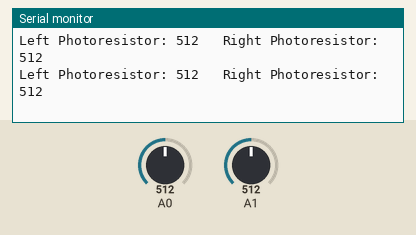
Simulated run of this sketch. Board: Arduino Uno, built with avr-gcc and run on an emulated ATmega328P. Shown: the last lines printed to the serial monitor. The inputs (shaded band) are chosen by the test bench; at power-on: A0 = 512, A1 = 512.

Above: at 1.8 s.
1.9 s: A0 set to 716
At 2.8 s:
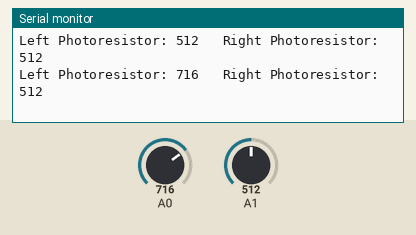
3.4 s: A1 set to 716
At 4.7 s:
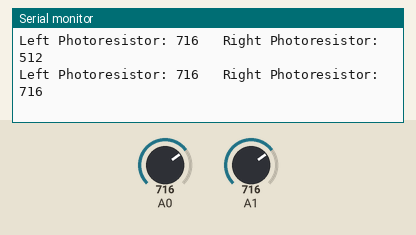
4.9 s: A0 set to 900
At 5.7 s:
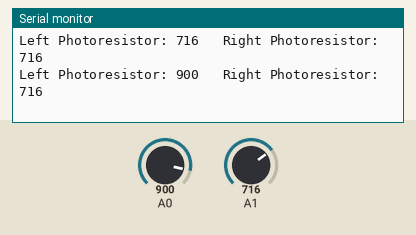
6.4 s: A1 set to 900
At 7.8 s:
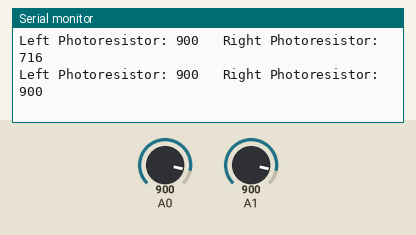
Timing chart, 0 to 8.9 s (numbered marks = the images above; inputs shaded):
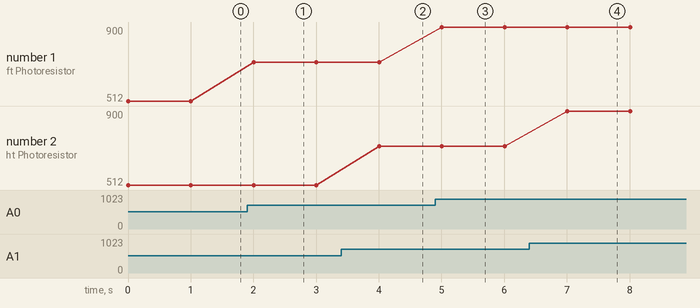

Measured:
- after the input at 1.9 s, the serial monitor: prints a new line after 0.10 s (image 1)
- after the input at 3.4 s, the serial monitor: prints a new line after 0.60 s (image 2)
- after the input at 4.9 s, the serial monitor: prints a new line after 0.10 s (image 3)
- after the input at 6.4 s, the serial monitor: prints a new line after 0.61 s (image 4)
- plotted number 1: 512 → 716 after the input at 1.9 s, 716 → 900 after the input at 4.9 s

The sketch:

photoResistorTest.ino
```cpp
void setup() {
  int baudrate = 9600;  //serial monitor baud rate'
  Serial.begin(baudrate);
}

void loop() {
  int right_photoresistor = analogRead(A1);
  int left_photoresistor = analogRead(A0);

  Serial.print("Left Photoresistor: ");
  Serial.print(left_photoresistor);
  Serial.print("   ");
  Serial.print("Right Photoresistor: ");
  Serial.println(right_photoresistor);


  delay(1000);
}
```
